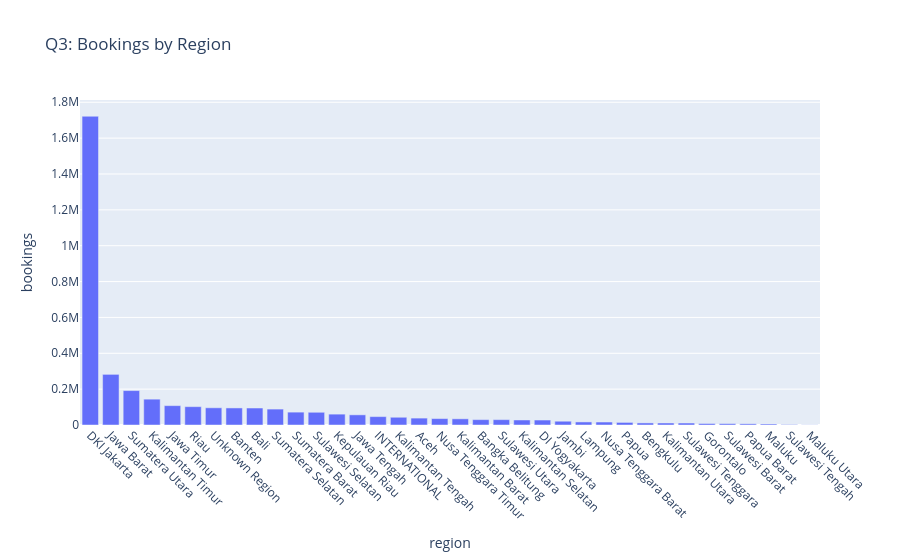

The cell this chart's notebook holds for it:
### Markdown cell above
### Q3 Which regions generate the most bookings?

### Code cell
# Question 3: Regional booking analysis
print("Q3: Which regions generate the most bookings?")
region_bookings = df_cleaned['region'].value_counts().reset_index()
region_bookings.columns = ['region', 'bookings']

# Sort by bookings from highest to lowest
region_bookings = region_bookings.sort_values('bookings', ascending=False)

display(region_bookings.style.hide(axis="index"))

fig3 = px.bar(region_bookings, x='region', y='bookings',
              title="Q3: Bookings by Region")

# Correct way to update x-axis properties
fig3.update_layout(xaxis_tickangle=45)
fig3.show()

### Figure 1 — Plotly figure (JSON) as saved in the notebook; plotly's stock layout.template omitted (floating-point values rounded to 4 significant figures)
{"data": [{"alignmentgroup": "True", "hovertemplate": "region=%{x}<br>bookings=%{y}<extra></extra>", "legendgroup": "", "marker": {"color": "#636efa", "pattern": {"shape": ""}}, "name": "", "offsetgroup": "", "orientation": "v", "showlegend": false, "textposition": "auto", "type": "bar", "x": ["DKI Jakarta", "Jawa Barat", "Sumatera Utara", "Kalimantan Timur", "Jawa Timur", "Riau", "Unknown Region", "Banten", "Bali", "Sumatera Selatan", "Sumatera Barat", "Sulawesi Selatan", "Kepulauan Riau", "Jawa Tengah", "INTERNATIONAL", "Kalimantan Tengah", "Aceh", "Nusa Tenggara Timur", "Kalimantan Barat", "Bangka Belitung", "Sulawesi Utara", "Kalimantan Selatan", "DI Yogyakarta", "Jambi", "Lampung", "Nusa Tenggara Barat", "Papua", "Bengkulu", "Kalimantan Utara", "Sulawesi Tenggara", "Gorontalo", "Sulawesi Barat", "Papua Barat", "Maluku", "Sulawesi Tengah", "Maluku Utara"], "xaxis": "x", "y": [1722103, 282461, 192034, 144070, 107963, 102311, 96008, 95138, 94713, 88728, 71759, 70966, 60554, 56669, 46821, 43186, 38465, 35749, 34482, 29976, 29866, 27989, 27727, 21056, 17066, 16545, 14412, 11567, 11211, 10978, 8387, 7556, 6622, 5616, 2375, 795], "yaxis": "y"}], "layout": {"barmode": "relative", "legend": {"tracegroupgap": 0}, "title": {"text": "Q3: Bookings by Region"}, "xaxis": {"anchor": "y", "domain": [0, 1], "tickangle": 45, "title": {"text": "region"}}, "yaxis": {"anchor": "x", "domain": [0, 1], "title": {"text": "bookings"}}}}
